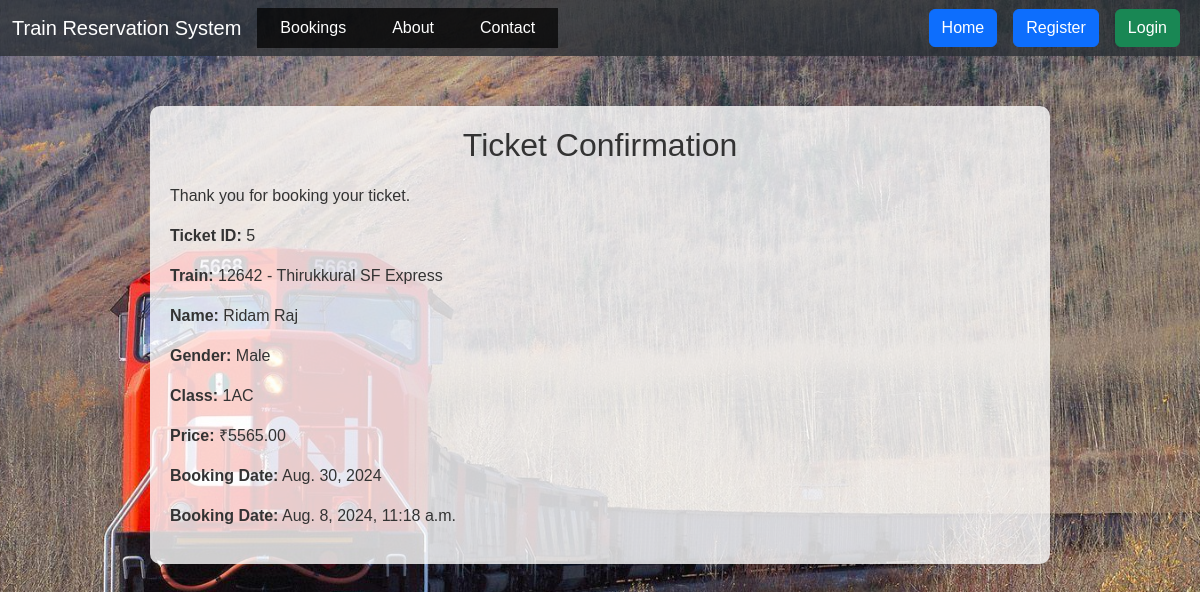
/reservation/ticket/5/, run on the app's committed database.
### reservation/models.py (models this page shows, shortened)
class Ticket(models.Model):
    user = models.ForeignKey(settings.AUTH_USER_MODEL, on_delete=models.CASCADE)
    train = models.ForeignKey(Train, on_delete=models.CASCADE)
    first_name = models.CharField(max_length=100)
    last_name = models.CharField(max_length=100)
    gender = models.CharField(max_length=10)
    travel_class = models.CharField(max_length=10)
    price = models.DecimalField(max_digits=6, decimal_places=2)
    journey_date = models.DateField(null=False)
    booking_date = models.DateTimeField(auto_now_add=True)

class Train(models.Model):
    name = models.CharField(max_length=100)
    start = models.CharField(max_length=100)
    end = models.CharField(max_length=100)
    departure_time = models.TimeField()
    arrival_time = models.TimeField()
    price_sleeper = models.DecimalField(max_digits=6, decimal_places=2)
    price_3ac = models.DecimalField(max_digits=6, decimal_places=2)
    price_2ac = models.DecimalField(max_digits=6, decimal_places=2)
    price_1ac = models.DecimalField(max_digits=6, decimal_places=2)

### reservation/views.py (the view)
# urls.py: path('ticket/<int:ticket_id>/', views.ticket, name='ticket'),
def ticket(request, ticket_id):
    ticket = Ticket.objects.get(id=ticket_id)
    return render(request, 'ticket.html', {'ticket': ticket})

### reservation/templates/ticket.html
{% extends 'base.html' %}
{% block content %}
<h2>Ticket Confirmation</h2>
<p>Thank you for booking your ticket.</p>
<p><strong>Ticket ID:</strong> {{ ticket.id }}</p>
<p><strong>Train:</strong> {{ ticket.train.name }}</p>
<p><strong>Name:</strong> {{ ticket.first_name }} {{ ticket.last_name }}</p>
<p><strong>Gender:</strong> {{ ticket.gender }}</p>
<p><strong>Class:</strong> {{ ticket.travel_class }}</p>
<p><strong>Price:</strong> ₹{{ ticket.price }}</p>
<p><strong>Booking Date:</strong> {{ ticket.journey_date }}</p>
<p><strong>Booking Date:</strong> {{ ticket.booking_date }}</p>
{% endblock %}

### reservation/static/css/styles.css (style rules this page uses)
body { font-family: Arial, sans-serif; background: url('../images/bg.jpg') no-repeat center center fixed; background-size: cover; color: #333; }
h1, h2 { text-align: center; margin-bottom: 20px; }

### data on the page
Ticket: id "5", train.name "12642 - Thirukkural SF Express", first_name "Ridam", last_name "Raj", gender "Male", travel_class "1AC", price "5565.00", journey_date "Aug. 30, 2024", booking_date "Aug. 8, 2024, 11:18 a.m."
